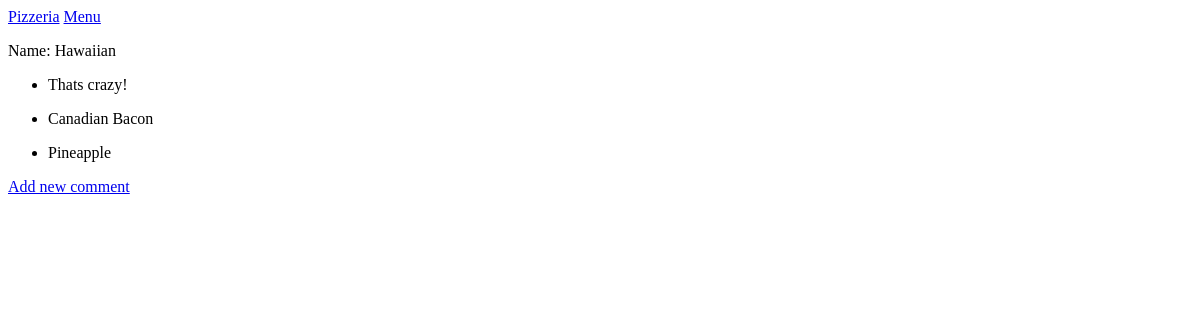
Page /names/1/ on the earlier database version.
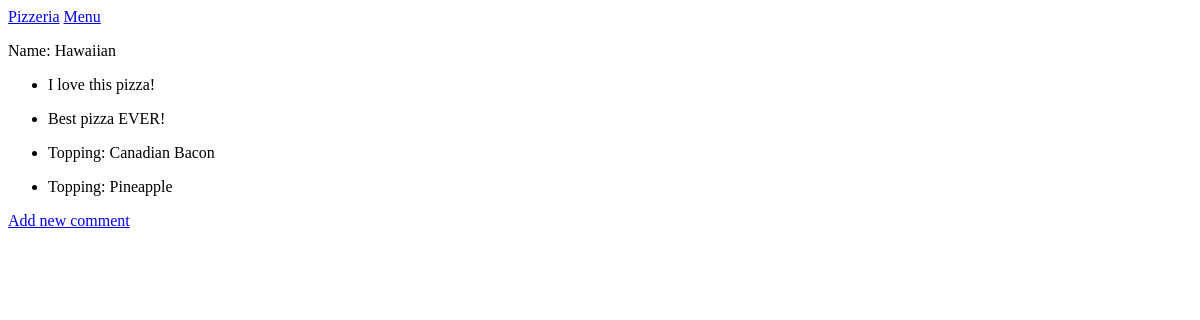
Same page on the later database version.
### pizzerias/models.py (models this page shows, shortened)
class Name(models.Model):
    text = models.CharField(max_length=200)
    date_added = models.DateTimeField(auto_now_add=True)
    def __str__(self):
        return self.text

class Topping(models.Model):
    name = models.ForeignKey(Name, on_delete=models.CASCADE)
    text = models.TextField()
    date_added = models.DateTimeField(auto_now_add=True)
    class Meta:
        verbose_name_plural = "toppings"

### pizzerias/views.py (the view)
# urls.py: 2. Add a URL to urlpatterns:  path('', views.home, name='home')
def name(request, name_id):
    name = Name.objects.get(id=name_id)
    toppings = name.topping_set.order_by(
        "-date_added"
    )  # -date_added is descending order
    context = {"name": name, "toppings": toppings}
    return render(request, "pizzerias/name.html", context)

### pizzerias/templates/pizzerias/name.html
{% extends "pizzerias/base.html" %}
{% block content %}
<p>Name: {{ name }} </p>
<ul>
    {% for topping in toppings %}
    <li>
        <p>{{ topping.text|linebreaks }} </p>
    </li>
    {% empty %}
    <li>There are no toppings listed for this pizza yet.</li>
    {% endfor %}
</ul>
<p>
    <a href="{% url 'pizzerias:new_comment' name.id %}">Add new comment</a>
</p>
{% endblock content %}

### pizzerias/templates/pizzerias/base.html
<p>
    <a href="{% url 'pizzerias:index' %}">Pizzeria</a>
    <a href="{% url 'pizzerias:names' %}">Menu</a>
</p>
{% block content %}
{% endblock content %}

Differences in the rows shown:
added Topping: text "I love this pizza!"
changed Topping: text "Thats crazy!" → "Best pizza EVER!"
changed Topping: text "Canadian Bacon" → "Topping: Canadian Bacon"
changed Topping: text "Pineapple" → "Topping: Pineapple"
